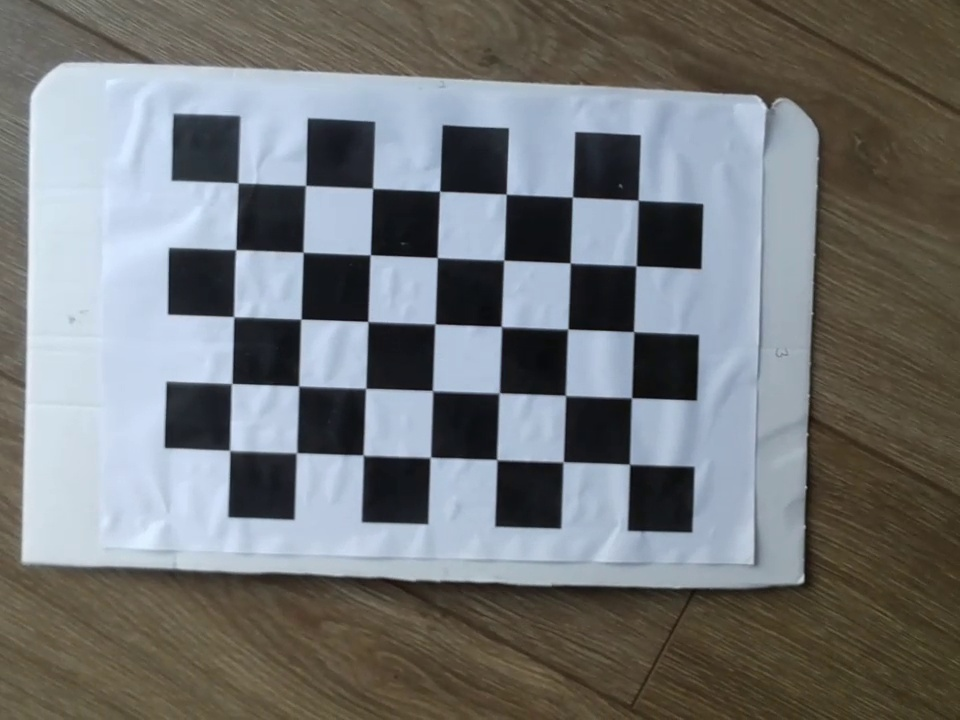
#> input picture cam_calibration/images/img_1.jpeg, 960 x 720 px; its folder holds only this picture in this run
$ python cam_calib.py
#> lines starting #> are read from the running program, lines starting #| are printed output that depends on the picture; after the words box and inside, x2 and y2 are one past the last pixel; in counts of white or black regions, pixels touching at a corner belong together; long printed decimals are rounded
# modified code taken from official OpenCV page (https://docs.opencv.org/4.x/dc/dbb/tutorial_py_calibration.html)
# run this code in cam_calibration directory where images of checkerboad are stores in directory 'images' - obtained by running cam_calib_capture.py


import os, time
import glob
import cv2
import numpy as np

# termination criteria
criteria = (cv2.TERM_CRITERIA_EPS + cv2.TERM_CRITERIA_MAX_ITER, 30, 0.001)
objp = np.zeros((5*7,3), np.float32)
objp[:,:2] = np.mgrid[0:7,0:5].T.reshape(-1,2)
# Arrays to store object points and image points from all the images.
objpoints = [] # 3d point in real world space
imgpoints = [] # 2d points in image plane.
images = glob.glob(os.path.join("images", "*.jpeg"))

if not os.path.exists("images"):
    print("Directory 'images' not found! Please ensure your current working directory is 'cam_calibration'.")
    exit()

for fname in images:
    print("analysing ", fname)
    img = cv2.imread(fname)
#> img is the input picture: shape (720, 960, 3); mean B, G, R 119.5, 118.3, 115.7
    gray = cv2.cvtColor(img, cv2.COLOR_BGR2GRAY)
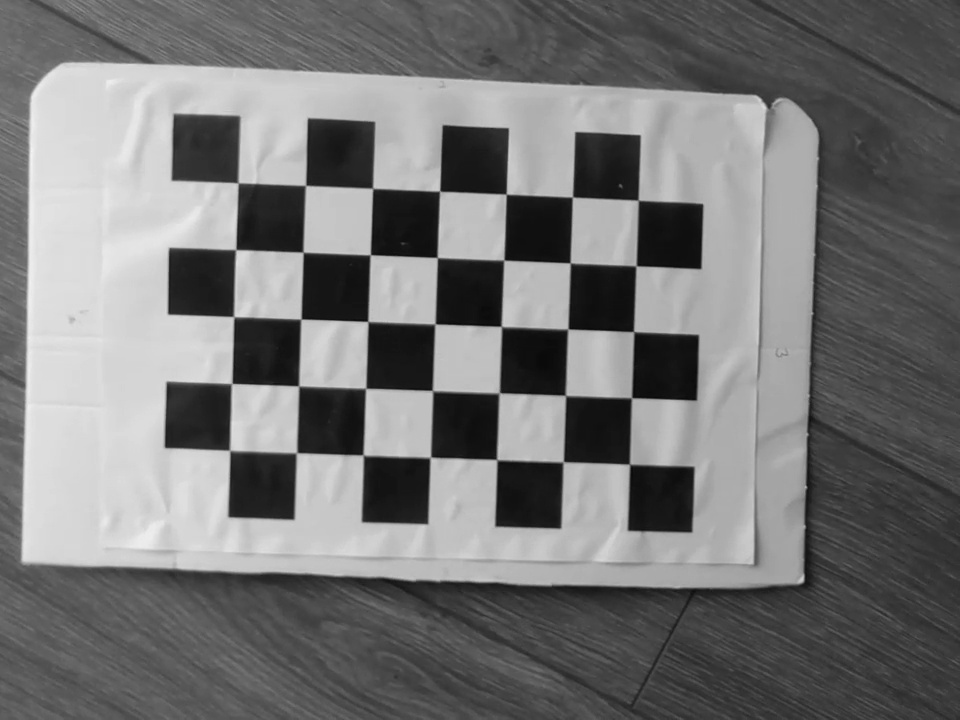
#> gray: shape (720, 960); min 9, max 246, mean 117.6
    # Find the chess board corners
    ret, corners = cv2.findChessboardCorners(gray, (7,5), None)
#> ret = True; corners = 35 rows, first 8: [238.3, 182.8], [305.8, 185.4], [372.7, 188.3], [439.6, 190.8], [506.2, 194.1], [572.5, 196.9], [638.1, 200], [236, 249.5]
    # If found, add object points, image points (after refining them)
    if ret == True:
        objpoints.append(objp)
        corners2 = cv2.cornerSubPix(gray, corners, (11,11), (-1,-1), criteria)
#> corners2 = 35 rows, first 8: [238, 182.9], [305.5, 185.4], [372.6, 188.4], [439.6, 191.4], [506.3, 194.2], [572.4, 197.1], [638.2, 200.3], [235.7, 249.6]
        imgpoints.append(corners2)
        # Draw and display the corners
        cv2.drawChessboardCorners(img, (7,5), corners2, ret)
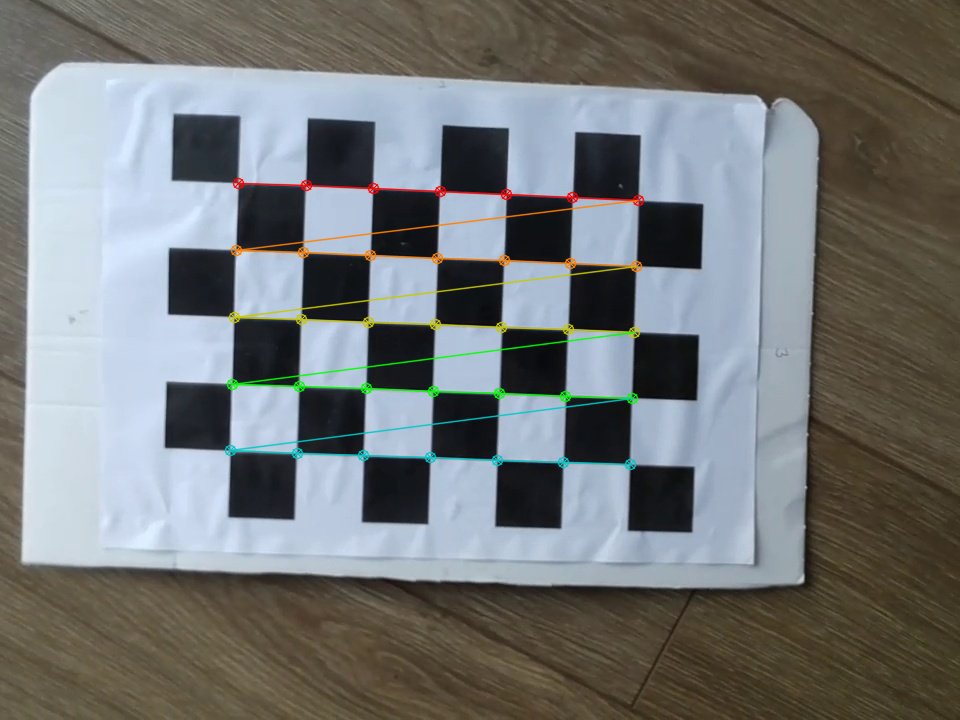
#> img: shape (720, 960, 3); 1.98% of pixels changed, all inside (x1, y1, x2, y2) = (224, 177, 645, 471)
        cv2.imshow('img', img)
        cv2.waitKey(250)

ret, mtx, dist, rvecs, tvecs = cv2.calibrateCamera(objpoints, imgpoints, gray.shape[::-1], None, None)
#> ret = 0.308; mtx = [[17088.5, 0, 479.7], [0, 18525.7, 353.6], [0, 0, 1]]; dist = [[-9.13, 0.0502, 0.148, -0.211, 1.55e-05]]; rvecs = ([0.397, 0.00171, 0.0362],); tvecs = ([-3.6, -2.36, 255.6],)
np.savez("calibration_tello", ret=ret, mtx=mtx, dist=dist, rvecs=rvecs, tvecs=tvecs)

print(mtx)
#| [[1.70884580e+04 0.00000000e+00 4.79745071e+02]
#|  [0.00000000e+00 1.85256575e+04 3.53560640e+02]
#|  [0.00000000e+00 0.00000000e+00 1.00000000e+00]]
print("fx", mtx[0][0], "fy", mtx[1][1])
#| fx 17088.458 fy 18525.657

cv2.destroyAllWindows()

$ run again, on cam_calibration/images/img_4.jpeg
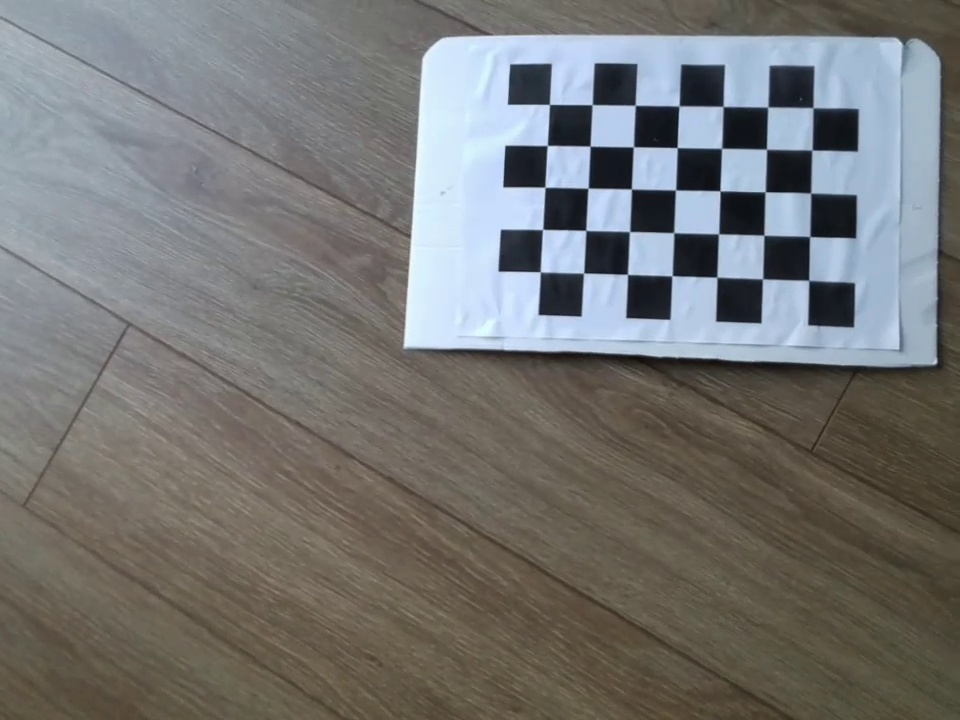
#> input picture cam_calibration/images/img_4.jpeg, 960 x 720 px
#> img is the input picture: shape (720, 960, 3); mean B, G, R 115.9, 117.2, 117
#> `gray = cv2.cvtColor(img, cv2.COLOR_BGR2GRAY)`:
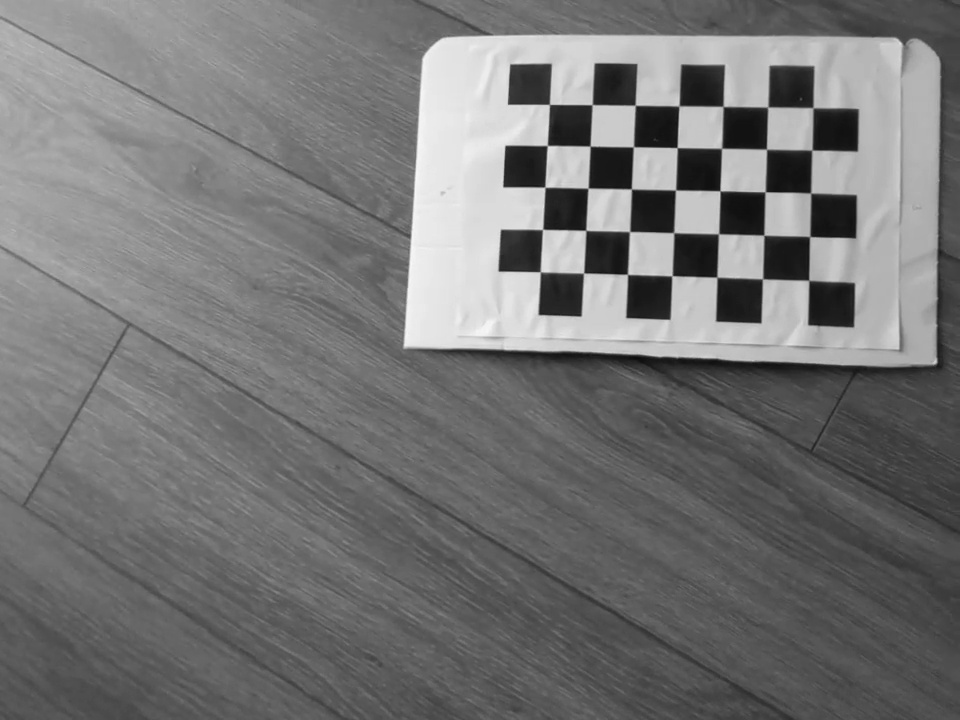
#> gray: shape (720, 960); min 12, max 249, mean 117
#> `ret, corners = cv2.findChessboardCorners(gray, (7,5), None)`: ret = True; corners = 35 rows, first 8: [549.4, 104.5], [592.2, 104.5], [635.2, 105.2], [678.8, 106], [723.1, 106.4], [767.6, 107], [813, 107.8], [547.4, 145.5]
#> corners2 = 35 rows, first 8: [549.5, 104.4], [592.2, 104.7], [635.2, 105.3], [679, 106], [723.2, 106.4], [767.7, 107], [813, 107.7], [547.2, 145.4]
#> `cv2.drawChessboardCorners(img, (7,5), corners2, ret)`:
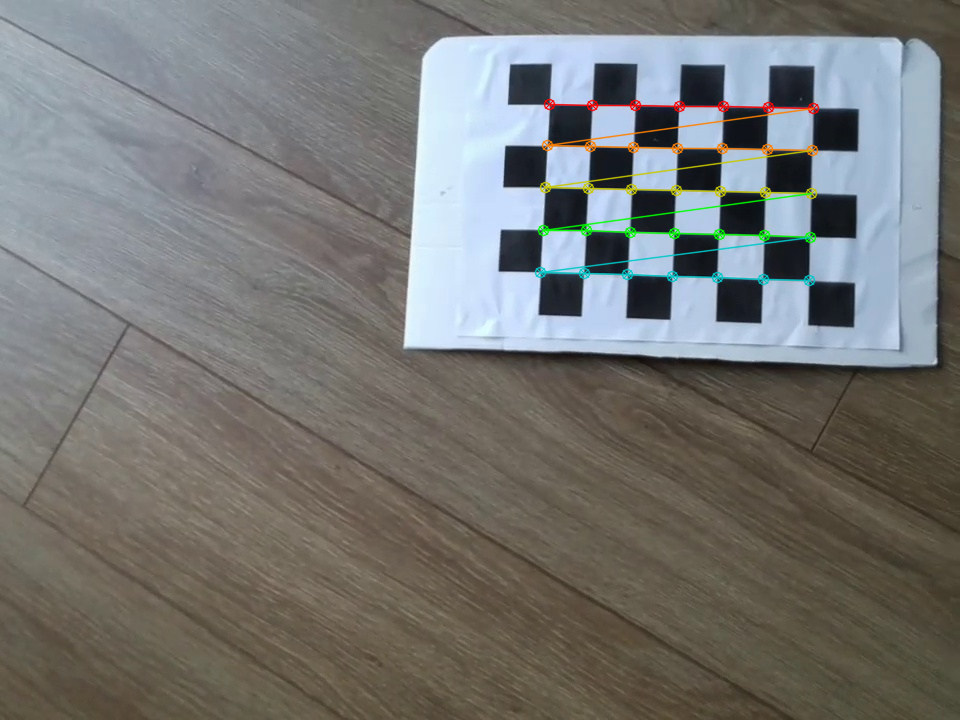
#> img: shape (720, 960, 3); 1.45% of pixels changed, all inside (x1, y1, x2, y2) = (534, 98, 820, 287)
#> `ret, mtx, dist, rvecs, tvecs = cv2.calibrateCamera(objpoints, imgpoint..`: ret = 0.0969; mtx = [[1045.9, 0, 531.8], [0, 1054.3, 408.1], [0, 0, 1]]; dist = [[0.194, -1.26, 0.0225, 0.000626, 3.57]]; rvecs = ([-0.0954, 0.112, 0.0493],); tvecs = ([0.413, -7.1, 24.39],)
#| [[1.04588843e+03 0.00000000e+00 5.31784426e+02]
#|  [0.00000000e+00 1.05428611e+03 4.08079308e+02]
#|  [0.00000000e+00 0.00000000e+00 1.00000000e+00]]
#| fx 1045.888 fy 1054.286

$ run again, on cam_calibration/images/img_5.jpeg
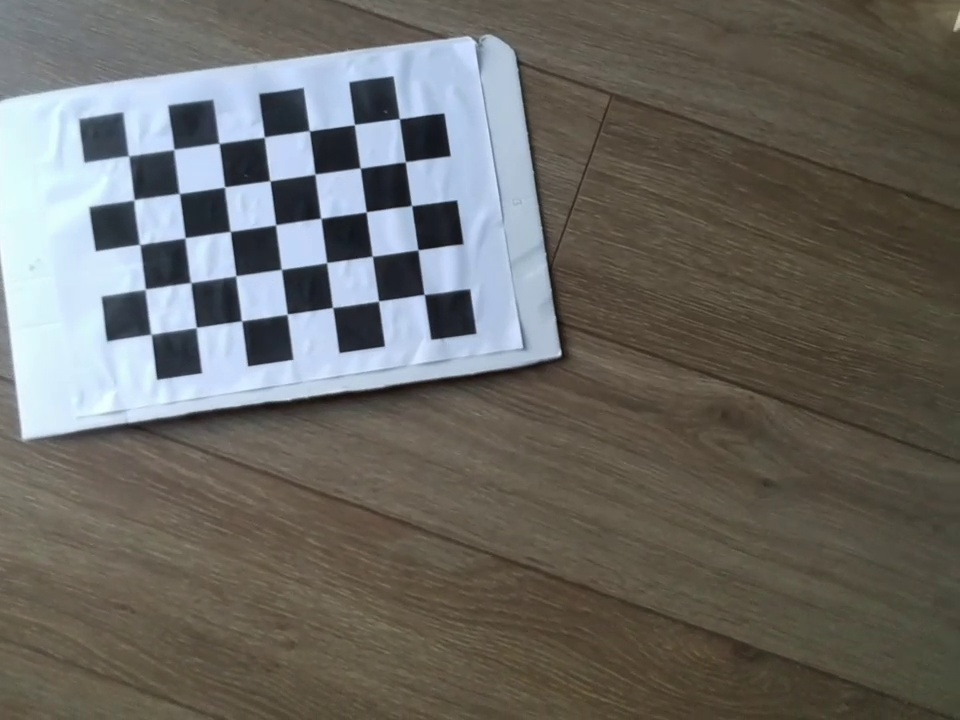
#> input picture cam_calibration/images/img_5.jpeg, 960 x 720 px
#> img is the input picture: shape (720, 960, 3); mean B, G, R 100.2, 104.9, 106.5
#> `gray = cv2.cvtColor(img, cv2.COLOR_BGR2GRAY)`:
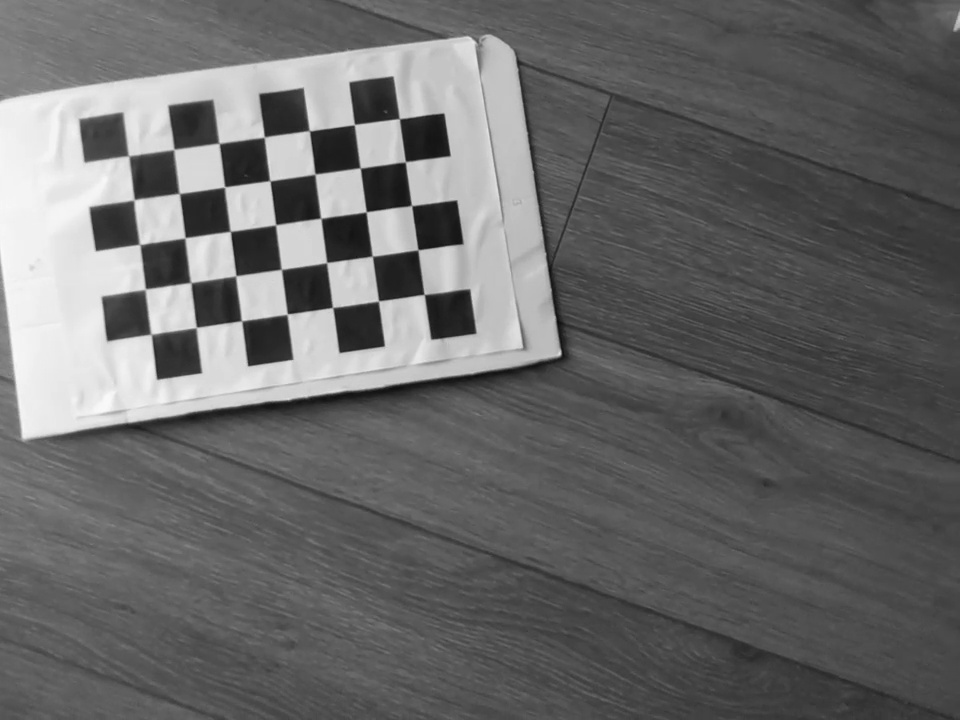
#> gray: shape (720, 960); min 11, max 251, mean 104.8
#> `ret, corners = cv2.findChessboardCorners(gray, (7,5), None)`: ret = True; corners = 35 rows, first 8: [128.5, 155.7], [174, 149.2], [219.5, 143.6], [264.4, 136.9], [309.5, 130.8], [354.5, 124.5], [399.6, 118.8], [134.5, 199.5]
#> corners2 = 35 rows, first 8: [128.6, 155.9], [173.8, 149.4], [219.1, 143.3], [264.3, 137.2], [309.4, 130.8], [354.3, 124.6], [399.3, 118.6], [134, 199.6]
#> `cv2.drawChessboardCorners(img, (7,5), corners2, ret)`:
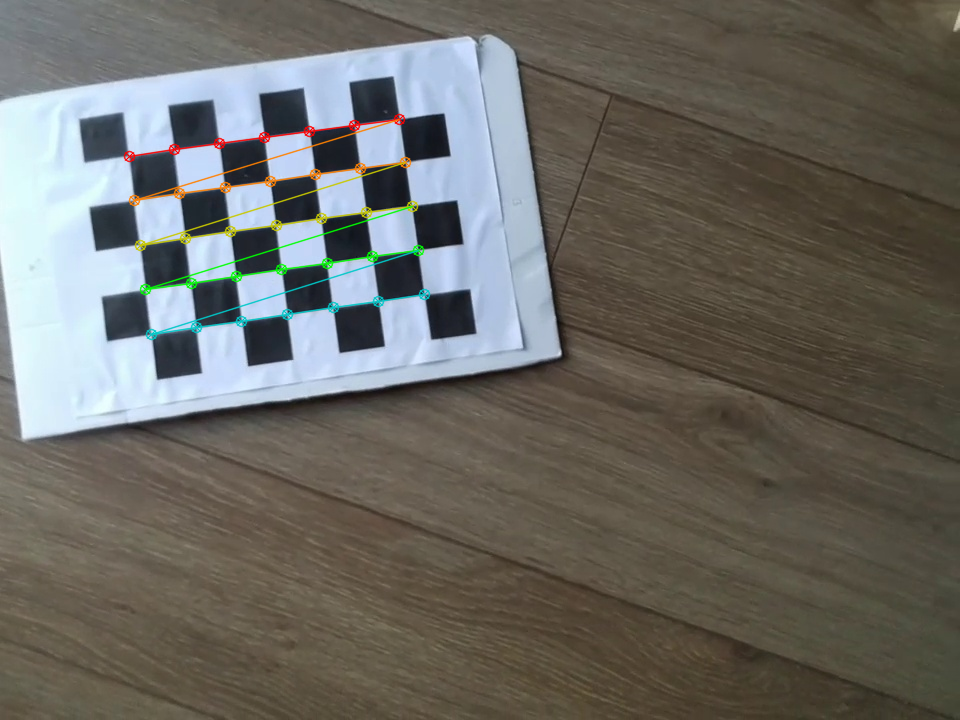
#> img: shape (720, 960, 3); 1.46% of pixels changed, all inside (x1, y1, x2, y2) = (123, 113, 431, 341)
#> `ret, mtx, dist, rvecs, tvecs = cv2.calibrateCamera(objpoints, imgpoint..`: ret = 0.172; mtx = [[3642.4, 0, 478.8], [0, 3549.4, 367.5], [0, 0, 1]]; dist = [[-3.59, 284.7, 0.0693, 0.0488, -7793.4]]; rvecs = ([-0.0452, -0.2, -0.141],); tvecs = ([-7.55, -4.72, 75.33],)
#| [[3.64243715e+03 0.00000000e+00 4.78803982e+02]
#|  [0.00000000e+00 3.54940233e+03 3.67470768e+02]
#|  [0.00000000e+00 0.00000000e+00 1.00000000e+00]]
#| fx 3642.437 fy 3549.402

$ run again, on cam_calibration/images/img_6.jpeg
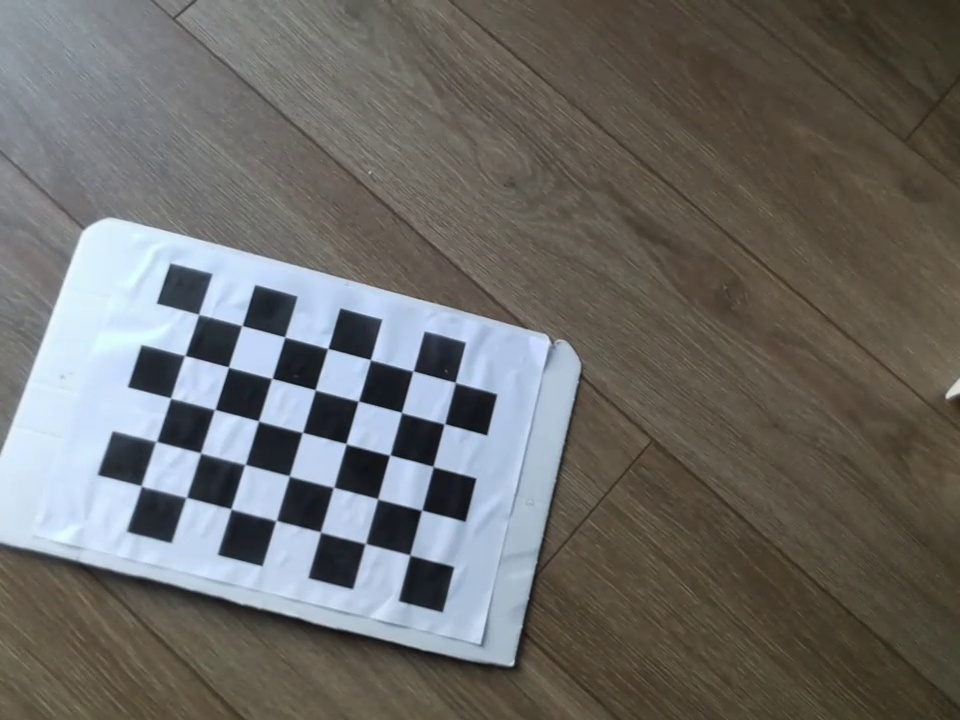
#> input picture cam_calibration/images/img_6.jpeg, 960 x 720 px
#> img is the input picture: shape (720, 960, 3); mean B, G, R 104.1, 107, 108
#> `gray = cv2.cvtColor(img, cv2.COLOR_BGR2GRAY)`:
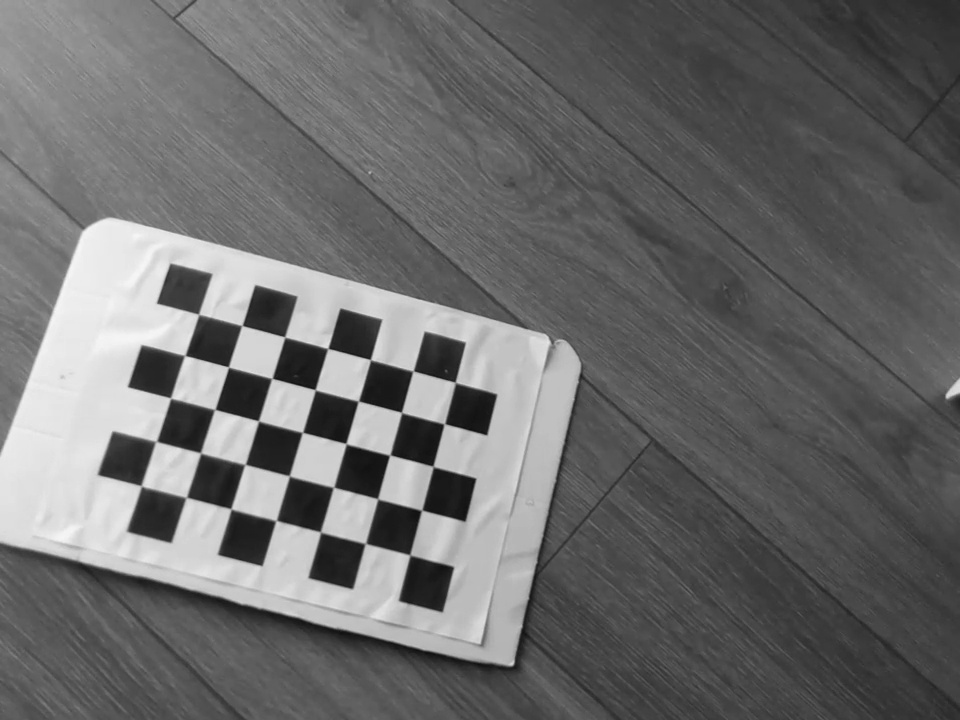
#> gray: shape (720, 960); min 12, max 248, mean 107
#> `ret, corners = cv2.findChessboardCorners(gray, (7,5), None)`: ret = True; corners = 35 rows, first 8: [198.6, 314.3], [242.3, 325.3], [284.8, 337], [328, 348.3], [370.4, 359.5], [413.4, 370.8], [455.1, 382], [185.2, 355.3]
#> corners2 = 35 rows, first 8: [198.7, 314.5], [241.9, 325.6], [284.7, 337.2], [327.7, 348.5], [370.5, 359.8], [413, 371.1], [455.3, 382.5], [184.8, 355.4]
#> `cv2.drawChessboardCorners(img, (7,5), corners2, ret)`:
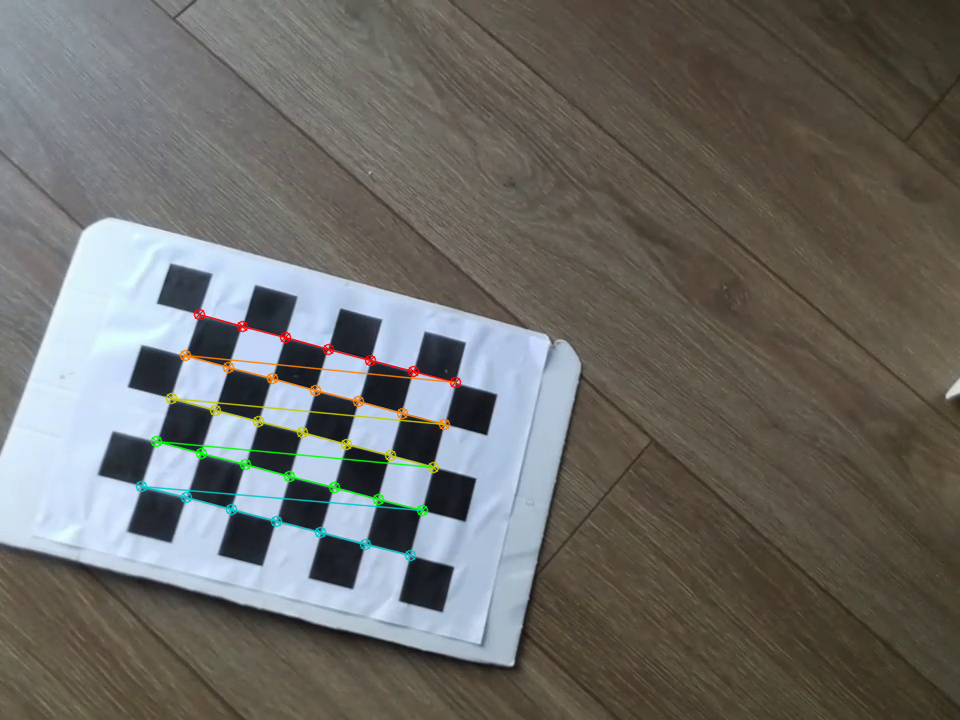
#> img: shape (720, 960, 3); 1.46% of pixels changed, all inside (x1, y1, x2, y2) = (135, 308, 462, 562)
#> `ret, mtx, dist, rvecs, tvecs = cv2.calibrateCamera(objpoints, imgpoint..`: ret = 0.131; mtx = [[1181.6, 0, 526.9], [0, 1186, 377.7], [0, 0, 1]]; dist = [[0.302, -2.76, 0.0101, 0.0186, 10.08]]; rvecs = ([-0.271, -0.0999, 0.251],); tvecs = ([-7.42, -1.44, 26.59],)
#| [[1.18163008e+03 0.00000000e+00 5.26946997e+02]
#|  [0.00000000e+00 1.18598560e+03 3.77734291e+02]
#|  [0.00000000e+00 0.00000000e+00 1.00000000e+00]]
#| fx 1181.630 fy 1185.986
